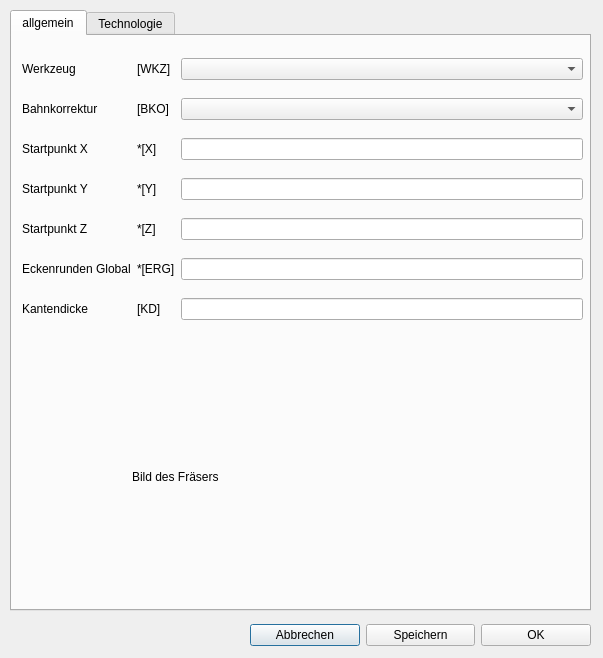
<?xml version="1.0" encoding="UTF-8"?>
<ui version="4.0">
 <class>Dialog_Fraeser_Aufruf</class>
 <widget class="QDialog" name="Dialog_Fraeser_Aufruf">
  <property name="geometry">
   <rect>
    <x>0</x>
    <y>0</y>
    <width>603</width>
    <height>658</height>
   </rect>
  </property>
  <property name="windowTitle">
   <string>Fraeser-Aufruf</string>
  </property>
  <property name="modal">
   <bool>true</bool>
  </property>
  <widget class="QTabWidget" name="tabWidget">
   <property name="geometry">
    <rect>
     <x>10</x>
     <y>10</y>
     <width>581</width>
     <height>601</height>
    </rect>
   </property>
   <property name="currentIndex">
    <number>0</number>
   </property>
   <widget class="QWidget" name="tab">
    <attribute name="title">
     <string>allgemein</string>
    </attribute>
    <widget class="QWidget" name="layoutWidget">
     <property name="geometry">
      <rect>
       <x>10</x>
       <y>10</y>
       <width>561</width>
       <height>291</height>
      </rect>
     </property>
     <layout class="QGridLayout" name="gridLayout" rowstretch="0,0,0,0,0,0,0" columnstretch="0,0,0">
      <item row="6" column="0">
       <widget class="QLabel" name="label_kantdi">
        <property name="text">
         <string>Kantendicke</string>
        </property>
       </widget>
      </item>
      <item row="4" column="0">
       <widget class="QLabel" name="label_startz">
        <property name="text">
         <string>Startpunkt Z</string>
        </property>
       </widget>
      </item>
      <item row="2" column="0">
       <widget class="QLabel" name="label_startx">
        <property name="text">
         <string>Startpunkt X</string>
        </property>
       </widget>
      </item>
      <item row="3" column="0">
       <widget class="QLabel" name="label_starty">
        <property name="text">
         <string>Startpunkt Y</string>
        </property>
       </widget>
      </item>
      <item row="3" column="1">
       <widget class="QLabel" name="label_starty_var">
        <property name="text">
         <string>*[Y]</string>
        </property>
       </widget>
      </item>
      <item row="0" column="2">
       <widget class="QComboBox" name="comboBox_werkzeug"/>
      </item>
      <item row="1" column="1">
       <widget class="QLabel" name="label__bahnkor_var">
        <property name="text">
         <string>[BKO]</string>
        </property>
       </widget>
      </item>
      <item row="1" column="2">
       <widget class="QComboBox" name="comboBox__bahnkor"/>
      </item>
      <item row="0" column="0">
       <widget class="QLabel" name="label_werkzeug">
        <property name="text">
         <string>Werkzeug</string>
        </property>
       </widget>
      </item>
      <item row="0" column="1">
       <widget class="QLabel" name="label__werkzeug_var">
        <property name="text">
         <string>[WKZ]</string>
        </property>
       </widget>
      </item>
      <item row="1" column="0">
       <widget class="QLabel" name="label_bahnkor">
        <property name="text">
         <string>Bahnkorrektur</string>
        </property>
       </widget>
      </item>
      <item row="4" column="1">
       <widget class="QLabel" name="label_startz_var">
        <property name="text">
         <string>*[Z]</string>
        </property>
       </widget>
      </item>
      <item row="5" column="0">
       <widget class="QLabel" name="label_eckruglob">
        <property name="text">
         <string>Eckenrunden Global</string>
        </property>
       </widget>
      </item>
      <item row="5" column="1">
       <widget class="QLabel" name="label__eckruglob_var">
        <property name="text">
         <string>*[ERG]</string>
        </property>
       </widget>
      </item>
      <item row="3" column="2">
       <widget class="QLineEdit" name="lineEdit_starty"/>
      </item>
      <item row="6" column="1">
       <widget class="QLabel" name="label_kantdi_var">
        <property name="text">
         <string>[KD]</string>
        </property>
       </widget>
      </item>
      <item row="5" column="2">
       <widget class="QLineEdit" name="lineEdit_eckruglob"/>
      </item>
      <item row="4" column="2">
       <widget class="QLineEdit" name="lineEdit_startz"/>
      </item>
      <item row="6" column="2">
       <widget class="QLineEdit" name="lineEdit_kantdi"/>
      </item>
      <item row="2" column="2">
       <widget class="QLineEdit" name="lineEdit_startx"/>
      </item>
      <item row="2" column="1">
       <widget class="QLabel" name="label__startx_var">
        <property name="text">
         <string>*[X]</string>
        </property>
       </widget>
      </item>
     </layout>
    </widget>
    <widget class="QLabel" name="label_bild_fraeser">
     <property name="geometry">
      <rect>
       <x>120</x>
       <y>315</y>
       <width>281</width>
       <height>251</height>
      </rect>
     </property>
     <property name="text">
      <string>Bild des Fräsers</string>
     </property>
    </widget>
   </widget>
   <widget class="QWidget" name="tab_2">
    <attribute name="title">
     <string>Technologie</string>
    </attribute>
    <widget class="QWidget" name="layoutWidget">
     <property name="geometry">
      <rect>
       <x>11</x>
       <y>7</y>
       <width>551</width>
       <height>551</height>
      </rect>
     </property>
     <layout class="QGridLayout" name="gridLayout_2">
      <item row="5" column="0">
       <widget class="QLabel" name="label_abftyp">
        <property name="text">
         <string>Abfahrtyp</string>
        </property>
       </widget>
      </item>
      <item row="8" column="1">
       <widget class="QLabel" name="label_ausfbed_var">
        <property name="text">
         <string>*[AFB]</string>
        </property>
       </widget>
      </item>
      <item row="8" column="2">
       <widget class="QLineEdit" name="lineEdit_ausfbed"/>
      </item>
      <item row="7" column="0">
       <widget class="QLabel" name="label_bezeichn">
        <property name="text">
         <string>Bezeichnung</string>
        </property>
       </widget>
      </item>
      <item row="6" column="0">
       <widget class="QLabel" name="label_komment">
        <property name="text">
         <string>Kommentar</string>
        </property>
       </widget>
      </item>
      <item row="2" column="0">
       <widget class="QLabel" name="label_vorschub">
        <property name="text">
         <string>Vorschub XY</string>
        </property>
       </widget>
      </item>
      <item row="8" column="0">
       <widget class="QLabel" name="label_ausfbed">
        <property name="text">
         <string>Ausführbedingung</string>
        </property>
       </widget>
      </item>
      <item row="7" column="2">
       <widget class="QLineEdit" name="lineEdit_bezeichn"/>
      </item>
      <item row="3" column="0">
       <widget class="QLabel" name="label_drehzahl">
        <property name="text">
         <string>Drehzahl</string>
        </property>
       </widget>
      </item>
      <item row="6" column="1">
       <widget class="QLabel" name="label_komment_var">
        <property name="text">
         <string>[KOM]</string>
        </property>
       </widget>
      </item>
      <item row="7" column="1">
       <widget class="QLabel" name="label_bezeichn_var">
        <property name="text">
         <string>[BEZ]</string>
        </property>
       </widget>
      </item>
      <item row="6" column="2">
       <widget class="QLineEdit" name="lineEdit_komment"/>
      </item>
      <item row="4" column="0">
       <widget class="QLabel" name="label_anftyp">
        <property name="text">
         <string>Anfahrtyp</string>
        </property>
       </widget>
      </item>
      <item row="1" column="0">
       <widget class="QLabel" name="label_eintvors">
        <property name="text">
         <string>Eintauchvorschub</string>
        </property>
       </widget>
      </item>
      <item row="5" column="1">
       <widget class="QLabel" name="label_abftyp_var">
        <property name="text">
         <string>[ANT]</string>
        </property>
       </widget>
      </item>
      <item row="4" column="1">
       <widget class="QLabel" name="label_anftyp_var">
        <property name="text">
         <string>[ABT]</string>
        </property>
       </widget>
      </item>
      <item row="3" column="1">
       <widget class="QLabel" name="label_drehzahl_var">
        <property name="text">
         <string>[N]</string>
        </property>
       </widget>
      </item>
      <item row="2" column="1">
       <widget class="QLabel" name="label_vorschub_var">
        <property name="text">
         <string>[F]</string>
        </property>
       </widget>
      </item>
      <item row="1" column="1">
       <widget class="QLabel" name="label_eintvors_var">
        <property name="text">
         <string>[FAN]</string>
        </property>
       </widget>
      </item>
      <item row="1" column="2">
       <widget class="QLineEdit" name="lineEdit_eintvors"/>
      </item>
      <item row="2" column="2">
       <widget class="QLineEdit" name="lineEdit_vorschub"/>
      </item>
      <item row="3" column="2">
       <widget class="QLineEdit" name="lineEdit_drehzahl"/>
      </item>
      <item row="4" column="2">
       <widget class="QComboBox" name="comboBox_anftyp"/>
      </item>
      <item row="5" column="2">
       <widget class="QComboBox" name="comboBox_abftyp"/>
      </item>
      <item row="0" column="0">
       <widget class="QLabel" name="label__zustellung">
        <property name="text">
         <string>Zustellmass</string>
        </property>
       </widget>
      </item>
      <item row="0" column="1">
       <widget class="QLabel" name="label_zustellung_var">
        <property name="text">
         <string>[ZUST]</string>
        </property>
       </widget>
      </item>
      <item row="0" column="2">
       <widget class="QLineEdit" name="lineEdit_zustellung"/>
      </item>
     </layout>
    </widget>
   </widget>
  </widget>
  <widget class="QWidget" name="layoutWidget">
   <property name="geometry">
    <rect>
     <x>250</x>
     <y>620</y>
     <width>341</width>
     <height>31</height>
    </rect>
   </property>
   <layout class="QHBoxLayout" name="horizontalLayout">
    <item>
     <widget class="QPushButton" name="pushButton_abbrechen">
      <property name="text">
       <string>Abbrechen</string>
      </property>
     </widget>
    </item>
    <item>
     <widget class="QPushButton" name="pushButton_speichern">
      <property name="text">
       <string>Speichern</string>
      </property>
     </widget>
    </item>
    <item>
     <widget class="QPushButton" name="pushButton_ok">
      <property name="text">
       <string>OK</string>
      </property>
     </widget>
    </item>
   </layout>
  </widget>
 </widget>
 <tabstops>
  <tabstop>comboBox_werkzeug</tabstop>
  <tabstop>comboBox__bahnkor</tabstop>
  <tabstop>lineEdit_startx</tabstop>
  <tabstop>lineEdit_starty</tabstop>
  <tabstop>lineEdit_startz</tabstop>
  <tabstop>lineEdit_eckruglob</tabstop>
  <tabstop>lineEdit_kantdi</tabstop>
  <tabstop>lineEdit_zustellung</tabstop>
  <tabstop>lineEdit_eintvors</tabstop>
  <tabstop>lineEdit_vorschub</tabstop>
  <tabstop>lineEdit_drehzahl</tabstop>
  <tabstop>comboBox_anftyp</tabstop>
  <tabstop>comboBox_abftyp</tabstop>
  <tabstop>lineEdit_komment</tabstop>
  <tabstop>lineEdit_bezeichn</tabstop>
  <tabstop>lineEdit_ausfbed</tabstop>
  <tabstop>pushButton_abbrechen</tabstop>
  <tabstop>pushButton_speichern</tabstop>
  <tabstop>pushButton_ok</tabstop>
  <tabstop>tabWidget</tabstop>
 </tabstops>
 <resources/>
 <connections/>
</ui>
